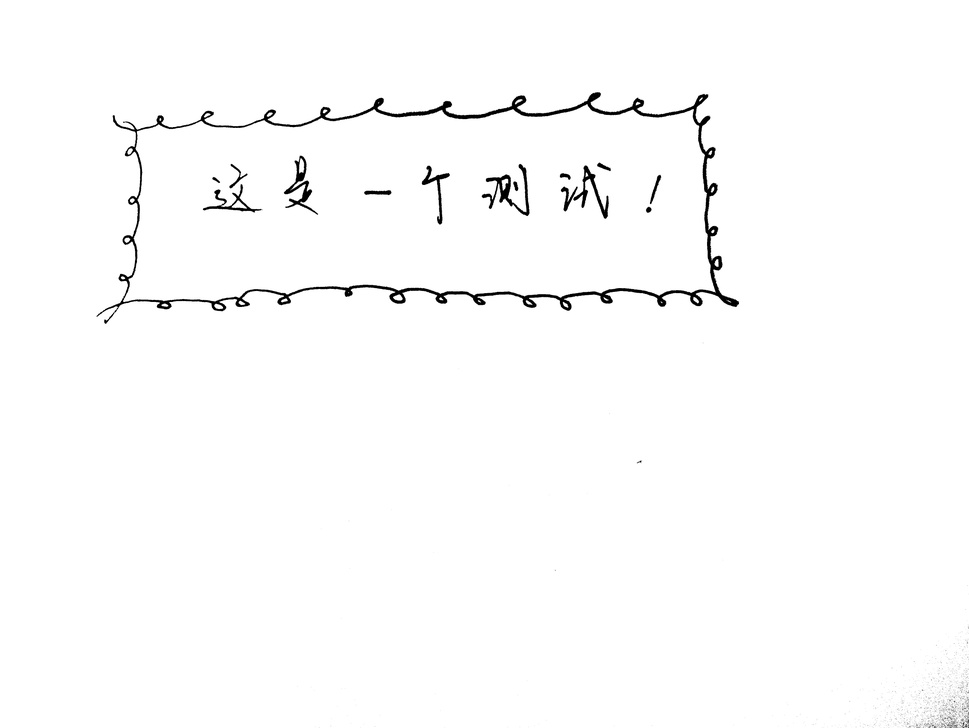
#> input picture ImgConverter/new_test100.jpg, 969 x 728 px, shrunk from 4624 x 3472 before the run
$ python ImgConverter.py new_test100.jpg
#> lines starting #> are read from the running program, lines starting #| are printed output that depends on the picture; after the words box and inside, x2 and y2 are one past the last pixel; in counts of white or black regions, pixels touching at a corner belong together
import cv2
import os
import sys

# print(str(sys.argv[0]))
# print(len(sys.argv))


def convertImage(arv, anImage, factor):
    fileName = getFileName(arv)
    print("Converting~", arv)
    img = cv2.imread(anImage)
    gray = cv2.cvtColor(img, cv2.COLOR_BGR2GRAY)
    row, col = gray.shape
    for i in range(row):
        for j in range(col):
            if gray[i][j] >= factor:
                gray[i][j] = 255
            else:
                gray[i][j] = 0

    cv2.imwrite('new_' + fileName + str(factor) + '.jpg', gray)
    print("Save as " + 'new_' + fileName + '.jpg')
    if cv2.waitKey() == 27:
        cv2.destroyAllWindows()


def getFileName(imageName):
    if os.path.exists(imageName):
        index1 = imageName.rfind('/')
        if index1 == -1:
            index1 = imageName.rfind('\\')
        index2 = imageName.find('.')
        fileName = imageName[index1 + 1: index2]
        return fileName
    else:
        print("Your file doesn't exists!")
        return ""


if len(sys.argv) > 1:
    factor = 125
    factor_index = -1
    for i in range(1, len(sys.argv)):
        if str(sys.argv[i]) == "-f":
            if int(sys.argv[i+1]) < 0 or int(sys.argv[i+1]) > 255:
                print("Your factor is out of range[0, 255], set to default 100.")
            else:
                factor = int(sys.argv[i+1])
                factor_index = i

    for i in range(1,len(sys.argv)):
        if i == factor_index or i == factor_index + 1:
            continue
        if os.path.exists(sys.argv[i]):
            convertImage(str(sys.argv[i]), sys.argv[i], factor)
#> in convertImage, img is the input picture: shape (728, 969, 3); min 0, max 255, mean 251.6
#> after the loop in convertImage, `for i in range(row):`:
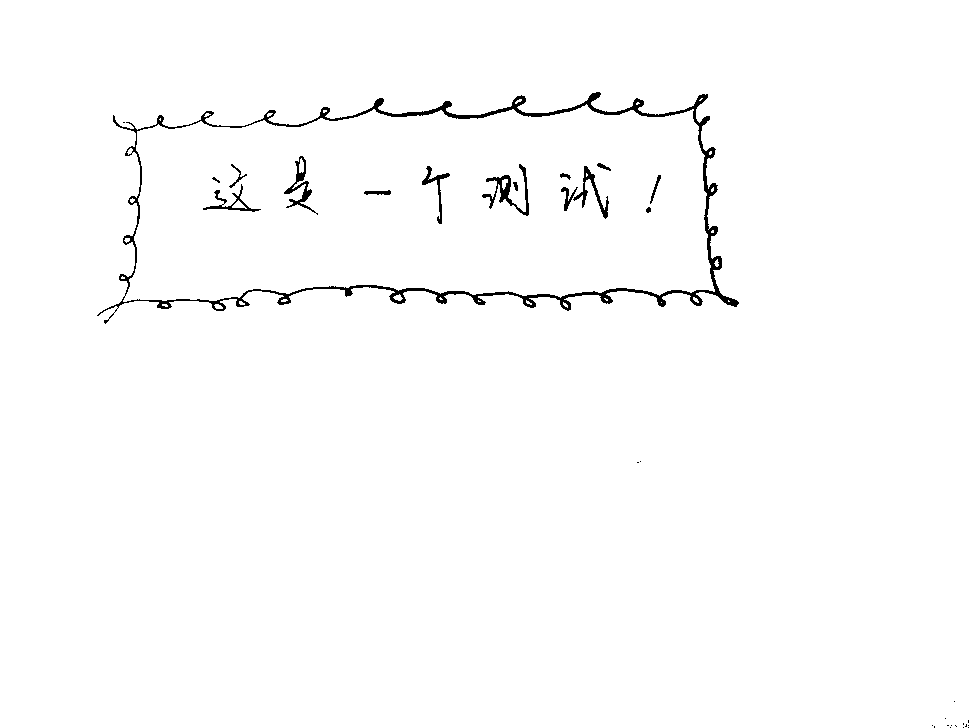
#> gray: shape (728, 969); 98.7% white; 32 black regions (18 under 20 px), largest, box (x1, y1, x2, y2) and area: (97, 92, 739, 324) 6507, (482, 164, 529, 216) 567, (284, 156, 318, 215) 445
#> (key Esc is pressed here)
        else:
            print("File", str(sys.argv[i]), " doesn't exists!")
else:
    while True:
        image = input('Input image name your want to convert, eg：1.jpg. Your image: ')
        if os.path.exists(image):
            index1 = image.rfind('/')
            if index1 == -1:
                index1 = image.rfind('\\')
            index2 = image.find('.')
            fileName = image[index1 + 1: index2]
            break
        else:
            print("Your file doesn't exists!")
    while True:
        factorStr = input('Input your conversion factor (0~255, white->black), eg：125. Your factor: ')
        factor = int(factorStr)
        if factor < 0 or factor > 255:
            print("Your factor is out of range, please input again.")
        else:
            break
    convertImage(image, image, factor)


# [23 lines of commented-out code are left out]
